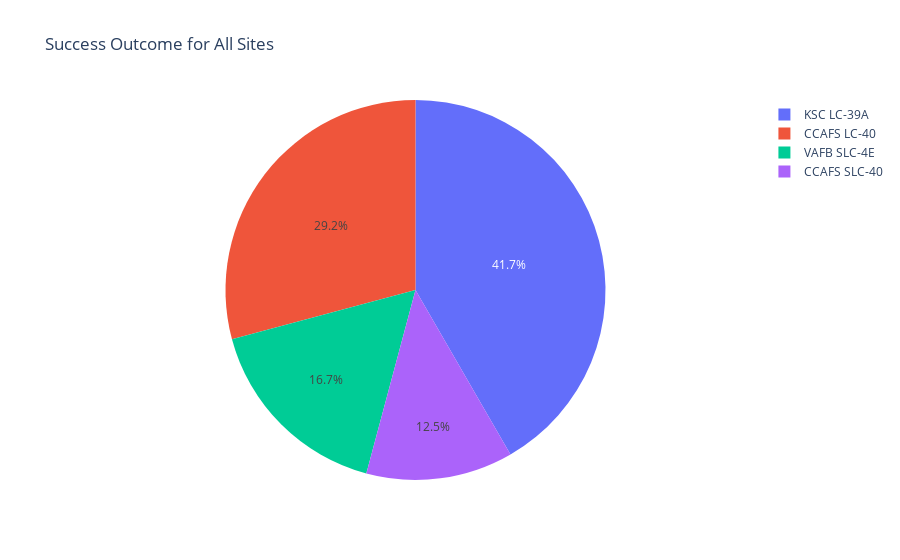

The cell this chart's notebook holds for it:
### Code cell
px.pie(spacex_df, values='class', names='Launch Site', title='Success Outcome for All Sites')

### Figure 1 — Plotly figure (JSON) as saved in the notebook; plotly's stock layout.template omitted (floating-point values rounded to 4 significant figures)
{"data": [{"domain": {"x": [0, 1], "y": [0, 1]}, "hovertemplate": "Launch Site=%{label}<br>class=%{value}<extra></extra>", "labels": ["CCAFS LC-40", "CCAFS LC-40", "CCAFS LC-40", "CCAFS LC-40", "CCAFS LC-40", "CCAFS LC-40", "CCAFS LC-40", "CCAFS LC-40", "CCAFS LC-40", "CCAFS LC-40", "CCAFS LC-40", "CCAFS LC-40", "CCAFS LC-40", "CCAFS LC-40", "CCAFS LC-40", "CCAFS LC-40", "CCAFS LC-40", "CCAFS LC-40", "CCAFS LC-40", "CCAFS LC-40", "CCAFS LC-40", "CCAFS LC-40", "CCAFS LC-40", "CCAFS LC-40", "CCAFS LC-40", "CCAFS LC-40", "VAFB SLC-4E", "VAFB SLC-4E", "VAFB SLC-4E", "VAFB SLC-4E", "VAFB SLC-4E", "VAFB SLC-4E", "VAFB SLC-4E", "VAFB SLC-4E", "VAFB SLC-4E", "VAFB SLC-4E", "KSC LC-39A", "KSC LC-39A", "KSC LC-39A", "KSC LC-39A", "KSC LC-39A", "KSC LC-39A", "KSC LC-39A", "KSC LC-39A", "KSC LC-39A", "KSC LC-39A", "KSC LC-39A", "KSC LC-39A", "KSC LC-39A", "CCAFS SLC-40", "CCAFS SLC-40", "CCAFS SLC-40", "CCAFS SLC-40", "CCAFS SLC-40", "CCAFS SLC-40", "CCAFS SLC-40"], "legendgroup": "", "name": "", "showlegend": true, "type": "pie", "values": [0, 0, 0, 0, 0, 0, 0, 0, 0, 0, 0, 0, 0, 0, 0, 0, 0, 1, 1, 0, 1, 1, 1, 0, 1, 1, 0, 0, 1, 1, 1, 1, 0, 0, 0, 0, 1, 0, 1, 1, 0, 1, 1, 0, 1, 1, 1, 1, 1, 1, 1, 0, 0, 0, 1, 0]}], "layout": {"autosize": true, "legend": {"tracegroupgap": 0}, "title": {"text": "Success Outcome for All Sites"}}}
